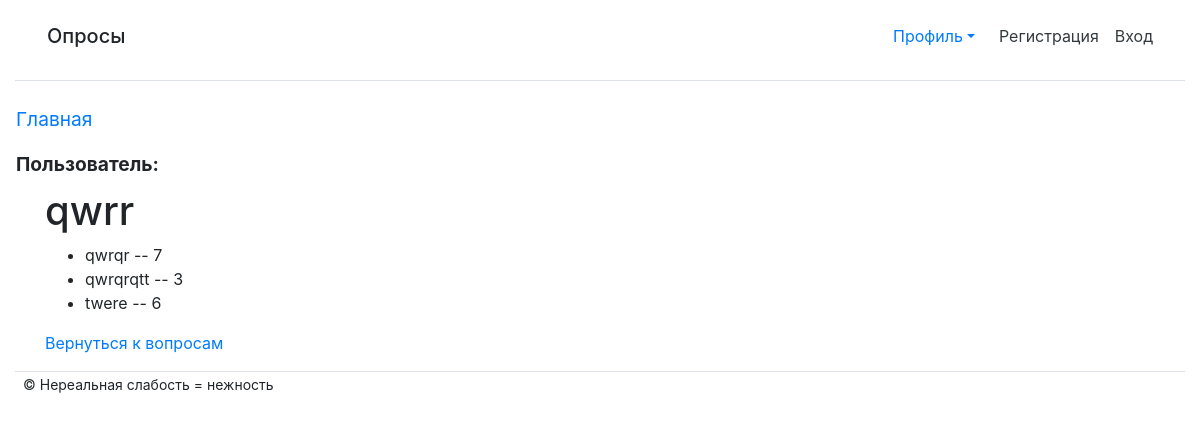
The app's page /polls/1/results/, older data.
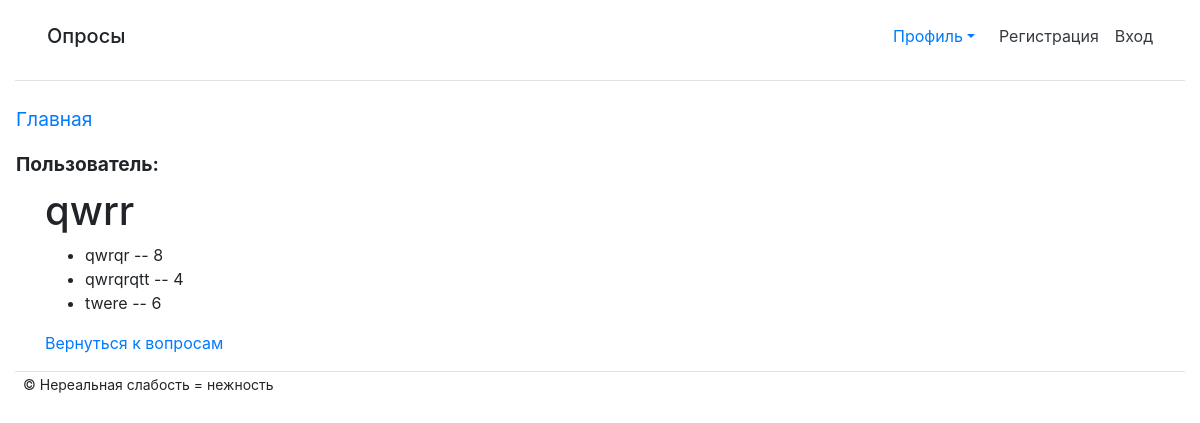
The same page, newer data.
### polls/models.py (models this page shows, shortened)
class Choice(models.Model):
    question = models.ForeignKey(Question, on_delete=models.CASCADE)
    choice_text = models.CharField(max_length=200)
    votes = models.IntegerField(default=0)

### polls/views.py (the view)
# urls.py: path('<int:pk>/results/', views.ResultsView.as_view(), name='results'),
class ResultsView(generic.DetailView):
    model = Question
    template_name = 'polls/results.html'

### polls/templates/polls/results.html
{% extends "base.html" %}
{% load bootstrap4 %}
{% block content %}
<h1>{{ question.question_text }}</h1>
<ul>
    {% for choice in question.choice_set.all %}
    <li>{{ choice.choice_text }} -- {{ choice.votes }}</li>
    {% endfor %}
</ul>
<a href="{% url 'polls:index'%}">Вернуться к вопросам</a>
{% endblock %}

Row changes from the older to the newer data that the page shows:
changed Choice "qwrqr": votes "7" → "8"
changed Choice "qwrqrqtt": votes "3" → "4"
